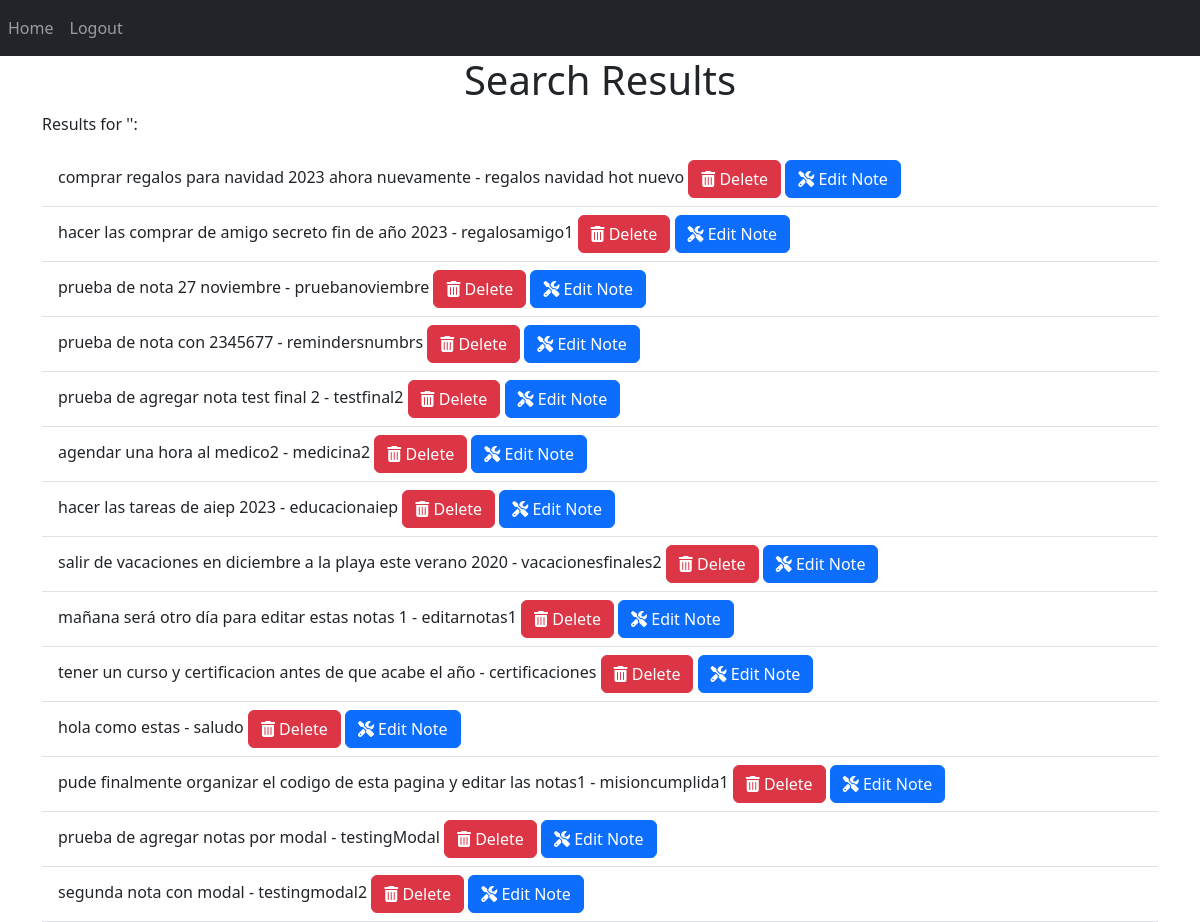
Page /search (signed in) on the committed database.
### website/models.py (models this page shows)
class Note(db.Model):
    id = db.Column(db.Integer, primary_key=True)
    data = db.Column(db.String(10000))
    date = db.Column(db.DateTime(timezone=True), default=datetime.utcnow)
    user_id = db.Column(db.Integer, db.ForeignKey('user.id'))
    last_modified = db.Column(db.DateTime, default=datetime.utcnow)
    category = db.Column(db.String(255))
    reminder = db.Column(db.DateTime, nullable=True)

### website/views.py (the view)
@views.route('/search', methods=['GET'])
@login_required
def search():
    query = request.args.get('query', '')
    notes = Note.query.filter(
        (Note.user_id == current_user.id) &
        ((Note.data.contains(query)) | (Note.category.contains(query)))
    ).all()
    return render_template("search_results.html", user=current_user, notes=notes, query=query)

### website/templates/search_results.html (shortened to what this page needs)
{% extends "base.html" %}
{% block content %}
<h1 align="center">Search Results</h1>
<p>Results for '{{ query }}':</p>
<ul class="list-group list-group-flush" id="notes">
    {% for note in notes %}
    <li class="list-group-item">{{ note.data }} - {{ note.category }}
        <button type="button" class="btn btn-danger"onClick="showDeleteConfirmation('{{ note.id }}')"><i class="fa-solid fa-trash-can"></i>
            Delete
        </button>
        <a href="#" class="btn btn-primary" data-note-id="{{ note.id }}" data-bs-toggle="modal" data-bs-target="#editNoteModal_{{ note.id }}"><i class="fa-solid fa-screwdriver-wrench"></i>
            Edit Note
        </a>
    </li>
    {% endfor %}
</ul>
{% endblock %}

### website/static/styles.css (style rules this page uses)
.list-group-item { position: relative; }

### rows in the picture
Note: data "comprar regalos para navidad 2023 ahora nuevamente", category "regalos navidad hot nuevo"
Note: data "hacer las comprar de amigo secreto fin de año 2023", category "regalosamigo1"
Note: data "prueba de nota 27 noviembre", category "pruebanoviembre"
Note: data "prueba de nota con 2345677", category "remindersnumbrs"
Note: data "prueba de agregar nota test final 2", category "testfinal2"
Note: data "agendar una hora al medico2", category "medicina2"
Note: data "hacer las tareas de aiep 2023", category "educacionaiep"
Note: data "salir de vacaciones en diciembre a la playa este verano 2020", category "vacacionesfinales2"
Note: data "mañana será otro día para editar estas notas 1", category "editarnotas1"
Note: data "tener un curso y certificacion antes de que acabe el año", category "certificaciones"
Note: data "hola como estas", category "saludo"
Note: data "pude finalmente organizar el codigo de esta pagina y editar las notas1", category "misioncumplida1"
Note: data "prueba de agregar notas por modal", category "testingModal"
Note: data "segunda nota con modal", category "testingmodal2"
